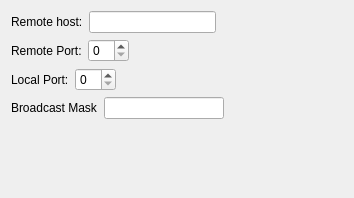
<?xml version="1.0" encoding="UTF-8"?>
<ui version="4.0">
 <class>UdpSocketConfigWidget</class>
 <widget class="QWidget" name="UdpSocketConfigWidget">
  <property name="geometry">
   <rect>
    <x>0</x>
    <y>0</y>
    <width>354</width>
    <height>198</height>
   </rect>
  </property>
  <property name="windowTitle">
   <string>UDP Socket Configuration Widget</string>
  </property>
  <layout class="QVBoxLayout" name="verticalLayout">
   <item>
    <layout class="QHBoxLayout" name="horizontalLayout">
     <item>
      <widget class="QLabel" name="label">
       <property name="text">
        <string>Remote host:</string>
       </property>
      </widget>
     </item>
     <item>
      <widget class="QLineEdit" name="m_hostLineEdit"/>
     </item>
     <item>
      <spacer name="horizontalSpacer_2">
       <property name="orientation">
        <enum>Qt::Horizontal</enum>
       </property>
       <property name="sizeHint" stdset="0">
        <size>
         <width>40</width>
         <height>20</height>
        </size>
       </property>
      </spacer>
     </item>
    </layout>
   </item>
   <item>
    <layout class="QHBoxLayout" name="horizontalLayout_2">
     <item>
      <widget class="QLabel" name="m_portLabel">
       <property name="text">
        <string>Remote Port:</string>
       </property>
      </widget>
     </item>
     <item>
      <widget class="QSpinBox" name="m_portSpinBox"/>
     </item>
     <item>
      <spacer name="horizontalSpacer">
       <property name="orientation">
        <enum>Qt::Horizontal</enum>
       </property>
       <property name="sizeHint" stdset="0">
        <size>
         <width>40</width>
         <height>20</height>
        </size>
       </property>
      </spacer>
     </item>
    </layout>
   </item>
   <item>
    <layout class="QHBoxLayout" name="horizontalLayout_4">
     <item>
      <widget class="QLabel" name="m_localPortLabel">
       <property name="toolTip">
        <string>0 means not bound, chosen by the OS</string>
       </property>
       <property name="text">
        <string>Local Port:</string>
       </property>
      </widget>
     </item>
     <item>
      <widget class="QSpinBox" name="m_localPortSpinBox"/>
     </item>
     <item>
      <spacer name="horizontalSpacer_4">
       <property name="orientation">
        <enum>Qt::Horizontal</enum>
       </property>
       <property name="sizeHint" stdset="0">
        <size>
         <width>40</width>
         <height>20</height>
        </size>
       </property>
      </spacer>
     </item>
    </layout>
   </item>
   <item>
    <layout class="QHBoxLayout" name="horizontalLayout_3">
     <item>
      <widget class="QLabel" name="label_2">
       <property name="text">
        <string>Broadcast Mask</string>
       </property>
      </widget>
     </item>
     <item>
      <widget class="QLineEdit" name="m_broadcastMaskLineEdit"/>
     </item>
     <item>
      <spacer name="horizontalSpacer_3">
       <property name="orientation">
        <enum>Qt::Horizontal</enum>
       </property>
       <property name="sizeHint" stdset="0">
        <size>
         <width>40</width>
         <height>20</height>
        </size>
       </property>
      </spacer>
     </item>
    </layout>
   </item>
   <item>
    <spacer name="verticalSpacer">
     <property name="orientation">
      <enum>Qt::Vertical</enum>
     </property>
     <property name="sizeHint" stdset="0">
      <size>
       <width>20</width>
       <height>40</height>
      </size>
     </property>
    </spacer>
   </item>
  </layout>
 </widget>
 <resources/>
 <connections/>
</ui>
